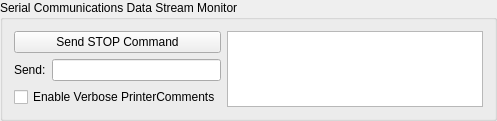
       <widget class="QGroupBox" name="groupBox_5">
        <property name="sizePolicy">
         <sizepolicy hsizetype="Preferred" vsizetype="Preferred">
          <horstretch>0</horstretch>
          <verstretch>0</verstretch>
         </sizepolicy>
        </property>
        <property name="title">
         <string>Serial Communications Data Stream Monitor</string>
        </property>
        <layout class="QGridLayout" name="gridLayout_6">
         <item row="0" column="0" colspan="2">
          <widget class="QPushButton" name="pushButtonStop">
           <property name="enabled">
            <bool>true</bool>
           </property>
           <property name="toolTip">
            <string>Send a STOP command to the printer. </string>
           </property>
           <property name="whatsThis">
            <string>Send a STOP command to the printer.  Printer will stop any mechanical motion currently in progress.</string>
           </property>
           <property name="text">
            <string>Send STOP Command</string>
           </property>
          </widget>
         </item>
         <item row="0" column="2" rowspan="3">
          <widget class="QTextEdit" name="textEditCommOut">
           <property name="enabled">
            <bool>true</bool>
           </property>
           <property name="sizePolicy">
            <sizepolicy hsizetype="Expanding" vsizetype="Expanding">
             <horstretch>0</horstretch>
             <verstretch>0</verstretch>
            </sizepolicy>
           </property>
           <property name="minimumSize">
            <size>
             <width>65</width>
             <height>0</height>
            </size>
           </property>
           <property name="toolTip">
            <string>Data stream from the printer serial port.</string>
           </property>
           <property name="whatsThis">
            <string>Data stream from the printer serial port.  Blue text indicates printer broadcast info.  Black text is verbose comments (when enabled).</string>
           </property>
           <property name="readOnly">
            <bool>true</bool>
           </property>
          </widget>
         </item>
         <item row="1" column="0">
          <widget class="QLabel" name="label_25">
           <property name="sizePolicy">
            <sizepolicy hsizetype="Fixed" vsizetype="Preferred">
             <horstretch>0</horstretch>
             <verstretch>0</verstretch>
            </sizepolicy>
           </property>
           <property name="text">
            <string>Send:</string>
           </property>
          </widget>
         </item>
         <item row="1" column="1">
          <widget class="QLineEdit" name="lineEditCommand">
           <property name="sizePolicy">
            <sizepolicy hsizetype="Preferred" vsizetype="Fixed">
             <horstretch>0</horstretch>
             <verstretch>0</verstretch>
            </sizepolicy>
           </property>
           <property name="toolTip">
            <string>Send text commands to the printer.  Refer to &quot;DLP 3DP API&quot; docs.</string>
           </property>
           <property name="whatsThis">
            <string>Send text commands to the printer.  Refer to &quot;DLP 3DP API&quot; documents for details on valid commands.  Sending invalid commands will have unpredicatable results!</string>
           </property>
          </widget>
         </item>
         <item row="2" column="0" colspan="2">
          <widget class="QCheckBox" name="checkBoxVerbose">
           <property name="sizePolicy">
            <sizepolicy hsizetype="Preferred" vsizetype="Fixed">
             <horstretch>0</horstretch>
             <verstretch>0</verstretch>
            </sizepolicy>
           </property>
           <property name="toolTip">
            <string>Direct printer to send text comments over the serial port.</string>
           </property>
           <property name="whatsThis">
            <string>Direct the printer to send verbose text comments over the serial port.  Comments are shown below in black text, raw printer broadcasts in blue text.</string>
           </property>
           <property name="text">
            <string>Enable Verbose PrinterComments</string>
           </property>
          </widget>
         </item>
        </layout>
       </widget>
